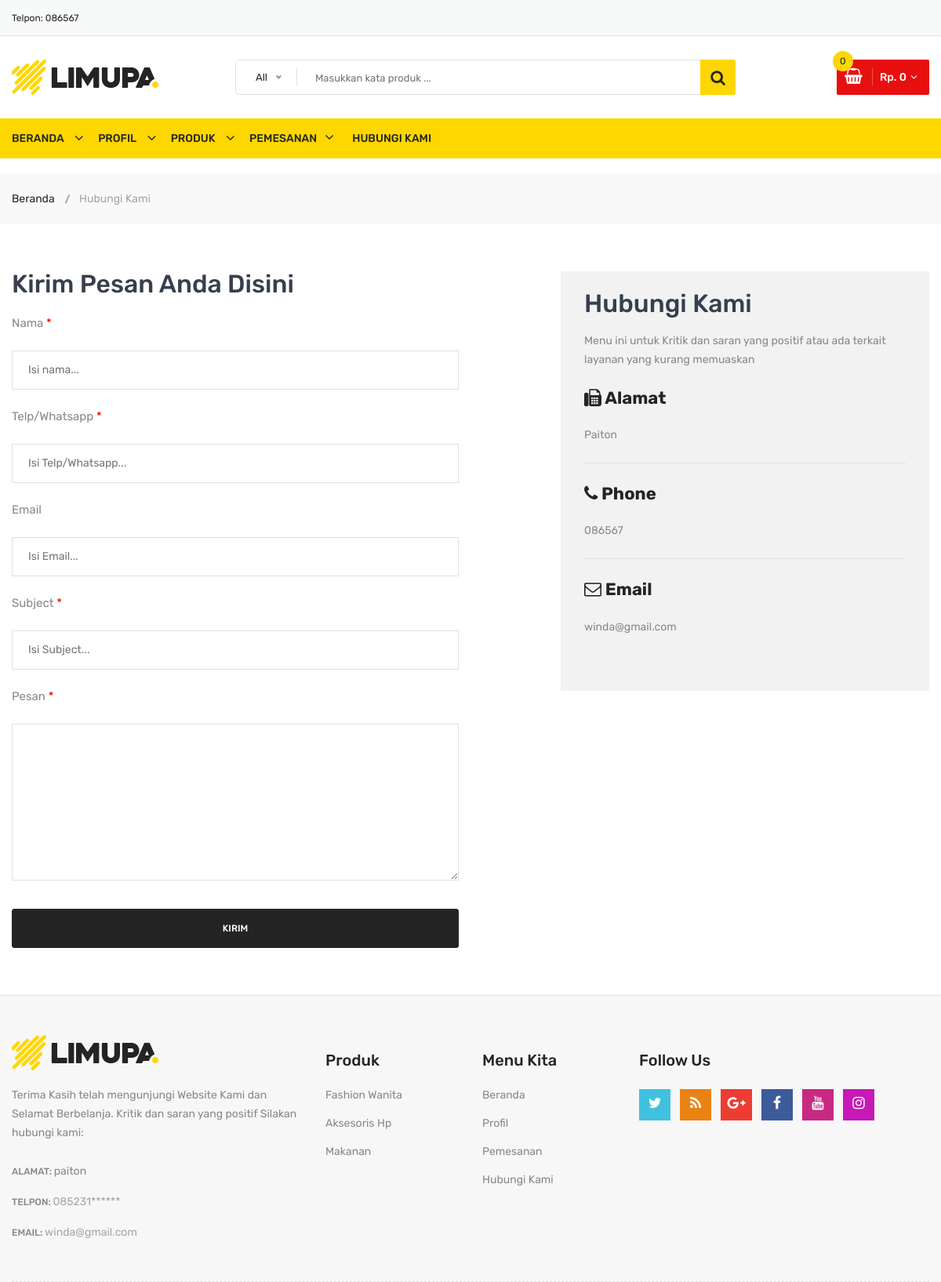
Screenshot of /hubungi-kami with the database file from the repository.
### widiarti/models.py (models this page shows)
class Statis(models.Model):
    alamat_kami = models.TextField(max_length=200, blank=False, null=True)
    telpon = models.CharField(max_length=200, blank=False, null=True)
    email = models.EmailField(max_length=200, blank=False, null=True)
    class Meta:
        verbose_name_plural ="Data Statis"

### widiarti/views.py (the view, shortened to what this page needs)
# urls.py: path('hubungi-kami', views.KontakView.as_view(), name='kontak'),
class KontakView(View):
    def get(self, request):
        context = {
            'judul': 'Halaman Kontak',
        }
        return render(request, 'kontak.html', context)

### cahyani/keranjang.py (called while the page is built)
    def __len__(self): # Menghitung quantity
        return sum(item['quantity'] for item in self.cahyani.values())

    def get_total_price(self): # Menghitung total Harga
        return sum(Decimal(item['price']) * item['quantity'] for item in self.cahyani.values())

### cahyani/konteks.py (called while the page is built)
def keranjang(request):
    return {'keranjang': Cahyani(request)}

### widiarti/models.py (called while the page is built)
    @property
    def setelah_diskon(self):
        if self.diskon == 0 :
            nilai_diskon = self.harga
        else:
            jml = self.diskon / 100
            nilai_diskon = self.harga - (jml * self.harga)
        return nilai_diskon

### widiarti/views.py (called while the page is built)
def kategoriberanda(request):
    kategori = Kategori.objects.filter(aktif=True).order_by('-id')
    return {'kategori':kategori}

def modalberita(request):
    modalproduk = Produk.objects.order_by('-id')
    return {'modalproduk':modalproduk}

def statisweb(request):
    statis = Statis.objects.get(id=1)
    return {'statis':statis}

### widiarti/templates/kontak.html (shortened to what this page needs)
{% extends "base.html" %}
{% load static %}
{% block content %}
<div class="breadcrumb-area">
    <div class="container">
        <div class="breadcrumb-content">
            <ul>
                <li><a href="{% url 'beranda' %}">Beranda</a></li>
                <li class="active">Hubungi Kami</li>
            </ul>
        </div>
    </div>
</div>
<div class="contact-main-page mt-60 mb-40 mb-md-40 mb-sm-40 mb-xs-40">
    <div class="container">
        <div class="row">
            <div class="col-lg-5 offset-lg-1 col-md-12 order-1 order-lg-2">
                <div class="contact-page-side-content">
                    <h3 class="contact-page-title">Hubungi Kami</h3>
                    <p class="contact-page-message mb-25">Menu ini untuk Kritik dan saran yang positif atau ada terkait layanan yang kurang memuaskan</p>
                    <div class="single-contact-block">
                        <h4><i class="fa fa-fax"></i> Alamat</h4>
                        <p>{{statis.alamat_kami}}</p>
                    </div>
                    <div class="single-contact-block">
                        <h4><i class="fa fa-phone"></i> Phone</h4>
                        <p>{{statis.telpon}}</p>
                    </div>
                    <div class="single-contact-block last-child">
                        <h4><i class="fa fa-envelope-o"></i> Email</h4>
                        <p>{{statis.email}}</p>
                    </div>
                </div>
            </div>
            <div class="col-lg-6 col-md-12 order-2 order-lg-1">
                <div class="contact-form-content pt-sm-55 pt-xs-55">
                    <h3 class="contact-page-title">Kirim Pesan Anda Disini</h3>
                    <div class="contact-form">
                        <form action="{% url 'kontak' %}" method="post">
                            <div class="form-group">
                                <label>Nama <span class="required">*</span></label>
                                <input type="text" name="nama" placeholder="Isi nama..." value="{{data.nama}}">
                            </div>
                            <div class="form-group">
                                <label>Telp/Whatsapp <span class="required">*</span></label>
                                <input type="number" name="whatsapp" placeholder="Isi Telp/Whatsapp..." value="{{data.whatsapp}}">
                            </div>
                            <div class="form-group">
                                <label>Email </label>
                                <input type="email" name="email" placeholder="Isi Email..." value="{{data.email}}">
                            </div>
                            <div class="form-group">
                                <label>Subject <span class="required">*</span></label>
                                <input type="text" name="subject" placeholder="Isi Subject..." value="{{data.subject}}"></div>
                            <div class="form-group mb-30">
                                <label>Pesan <span class="required">*</span></label>
                                <textarea name="pesan">{{data.pesan}}</textarea>
                            </div>
                            <div class="form-group">
                                <input type="submit" class="li-btn-3" value="Kirim">
                           </div>
                        </form>
                    </div>
                </div>
            </div>
        </div>
    </div>
</div>
{% endblock content %}

### templates/base.html (shortened to what this page needs)
{% load static %}
{% load humanize %}
<!doctype html>
<html class="no-js" lang="zxx">
<head>
        <link rel="stylesheet" href="{% static 'css/material-design-iconic-font.min.css' %}">
        <link rel="stylesheet" href="{% static 'css/font-awesome.min.css' %}">
        <link rel="stylesheet" href="{% static 'css/fontawesome-stars.css' %}">
        <link rel="stylesheet" href="{% static 'css/meanmenu.css' %}">
        <link rel="stylesheet" href="{% static 'css/owl.carousel.min.css' %}">
        <link rel="stylesheet" href="{% static 'css/slick.css' %}">
        <link rel="stylesheet" href="{% static 'css/animate.css' %}">
        <link rel="stylesheet" href="{% static 'css/jquery-ui.min.css' %}">
        <link rel="stylesheet" href="{% static 'css/venobox.css' %}">
        <link rel="stylesheet" href="{% static 'css/nice-select.css' %}">
        <link rel="stylesheet" href="{% static 'css/magnific-popup.css' %}">
        <link rel="stylesheet" href="{% static 'css/bootstrap.min.css' %}">
        <link rel="stylesheet" href="{% static 'css/helper.css' %}">
        <link rel="stylesheet" href="{% static 'style.css' %}">
        <link rel="stylesheet" href="{% static 'css/responsive.css' %}">
    </head>
    <body>
        <div class="body-wrapper">
            <header>
                <div class="header-top">
                    <div class="container">
                        <div class="row">
                            <div class="col-lg-3 col-md-4">
                                <div class="header-top-left">
                                    <ul class="phone-wrap">
                                        <li><span>Telpon: </span><a href="#">{{statis.telpon}}</a></li>
                                    </ul>
                                </div>
                            </div>
                        </div>
                    </div>
                </div>
                <div class="header-middle pl-sm-0 pr-sm-0 pl-xs-0 pr-xs-0">
                    <div class="container">
                        <div class="row">
                            <div class="col-lg-3">
                                <div class="logo pb-sm-30 pb-xs-30">
                                    <a href="index.html">
                                        <img src="{% static 'images/menu/logo/1.jpg' %}" alt="">
                                    </a>
                                </div>
                            </div>
                            <div class="col-lg-9 pl-0 ml-sm-15 ml-xs-15">
                                <form action="{% url 'cari' %}" class="hm-searchbox" method= "GET">
                                    <input type="text" name="kata" placeholder="Masukkan kata produk ...">
                                    <button class="li-btn" type="submit"><i class="fa fa-search"></i></button>
                                </form>
                                <div class="header-middle-right">
                                    <ul class="hm-menu">
                                        <li class="hm-minicart">
                                            <div class="hm-minicart-trigger">
                                                {% with totail_items=keranjang|length %}
                                                    {% if keranjang|length > 0 %}
                                                        <span class="item-icon"></span>
                                                        <span class="item-text">Rp. {{ keranjang.get_total_price |intcomma }}
                                                        <span class="cart-item-count"> {{ totail_items }}</span>
                                                    {% else %}
                                                        <span class="item-text">Rp. 0
                                                        <span class="cart-item-count"> 0 </span>
                                                        </span>
                                                    {% endif %}
                                                {% endwith %}
                                                </div>
                                        </li>
                                    </ul>
                                </div>
                            </div>
                        </div>
                    </div>
                </div>
                <div class="header-bottom header-sticky d-none d-lg-block">
                    <div class="container">
                        <div class="row">
                            <div class="col-lg-12">
                                <div class="hb-menu hb-menu-2 d-xl-block">
                                    {% include "navbar.html" %}
                                </div>
                            </div>
                        </div>
                    </div>
                </div>
            </header>
            {% block content %}
            {% endblock content %}
            <div class="footer">
                <div class="footer-static-middle">
                    <div class="container">
                        <div class="footer-logo-wrap pt-50 pb-35">
                            <div class="row">
                                <div class="col-lg-4 col-md-6">
                                    <div class="footer-logo">
                                        <img src="{% static 'images/menu/logo/1.jpg' %}" alt="Footer Logo">
                                        <p class="info">
                                            Terima Kasih telah mengunjungi Website Kami dan Selamat Berbelanja. Kritik dan saran yang positif Silakan hubungi kami:
                                        </p>
                                    </div>
                                    <ul class="des">
                                        <li>
                                            <span>Alamat: </span>
                                            paiton
                                        </li>
                                        <li>
                                            <span>Telpon: </span>
                                            <a href="#">085231******</a>
                                        </li>
                                        <li>
                                            <span>Email: </span>
                                            <a href="mailto://info@yourdomain.com">winda@gmail.com</a>
                                        </li>
                                    </ul>
                                </div>
                                <div class="col-lg-2 col-md-3 col-sm-6">
                                    <div class="footer-block">
                                        <h3 class="footer-block-title">Produk</h3>
                                        <ul>
                                            <li><a href="#">Fashion Wanita</a></li>
                                            <li><a href="#">Aksesoris Hp</a></li>
                                            <li><a href="#">Makanan</a></li>
                                        </ul>
                                    </div>
                                </div>
                                <div class="col-lg-2 col-md-3 col-sm-6">
                                    <div class="footer-block">
                                        <h3 class="footer-block-title">Menu Kita</h3>
                                        <ul>
                                            <li><a href="#">Beranda</a></li>
                                            <li><a href="#">Profil</a></li>
                                            <li><a href="#">Pemesanan</a></li>
                                            <li><a href="#">Hubungi Kami</a></li>
                                        </ul>
                                    </div>
                                </div>
                                <div class="col-lg-4">
                                    <div class="footer-block">
                                        <h3 class="footer-block-title">Follow Us</h3>
                                        <ul class="social-link">
                                            <li class="twitter">
                                                <a href="https://twitter.com/" data-toggle="tooltip" target="_blank" title="Twitter">
                                                    <i class="fa fa-twitter"></i>
                                                </a>
                                            </li>
                                            <li class="rss">
                                                <a href="https://rss.com/" data-toggle="tooltip" target="_blank" title="RSS">
                                                    <i class="fa fa-rss"></i>
                                                </a>
                                            </li>
                                            <li class="google-plus">
                                                <a href="https://www.plus.google.com/discover" data-toggle="tooltip" target="_blank" title="Google +">
                                                    <i class="fa fa-google-plus"></i>
                                                </a>
                                            </li>
                                            <li class="facebook">
                                                <a href="https://www.facebook.com/" data-toggle="tooltip" target="_blank" title="Facebook">
                                                    <i class="fa fa-facebook"></i>
                                                </a>
                                            </li>
                                            <li class="youtube">
                                                <a href="https://www.youtube.com/" data-toggle="tooltip" target="_blank" title="Youtube">
                                                    <i class="fa fa-youtube"></i>
                                                </a>
                                            </li>
                                            <li class="instagram">
                                                <a href="https://www.instagram.com/" data-toggle="tooltip" target="_blank" title="Instagram">
                                                    <i class="fa fa-instagram"></i>
                                                </a>
                                            </li>
                                        </ul>
                                    </div>
                                </div>
                            </div>
                        </div>
                    </div>
                </div>
            </div>
            {% for mdp in modalproduk %}
            </div>
            {% endfor %}
    </body>
</html>

### static/css/responsive.css (style rules this page uses)
@media (min-width: 1200px) and (max-width: 1500px) { .container { max-width: 1170px; padding-left: 0; padding-right: 0; } }

### rows the page displays
Statis: telpon "086567", alamat_kami "Paiton", email "winda@gmail.com"
